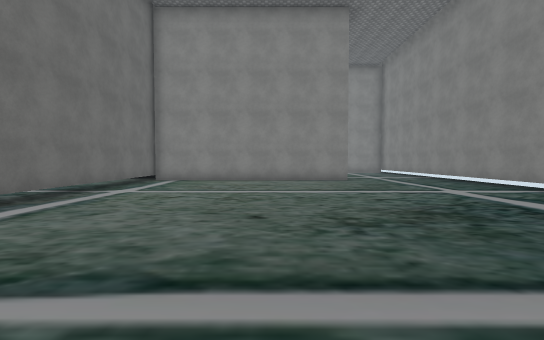
View 1 (above)

17 first-person views from a walk through a scene from a Unity 3-D project. The camera is 1.5 m above the floor, tilts 2° down and sees 90° across. The floor is counted in squares, 2 m on a side. Each view is taken from the middle of a square. On the plan, view 1 faces up. The plan holds only what a view shows up to about 10 squares ahead; the rest is blank. The place goes on beyond the plan. The player is left out. Some surface patterns are stand-ins.

View 2
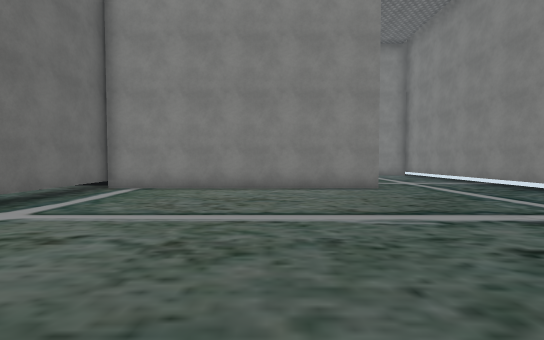

View 3
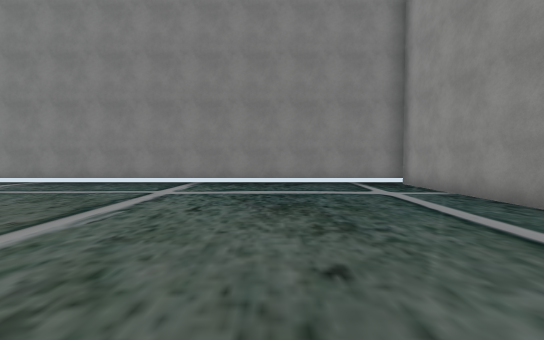

View 4
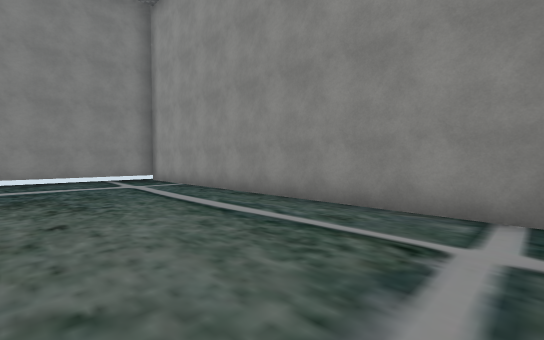

View 5
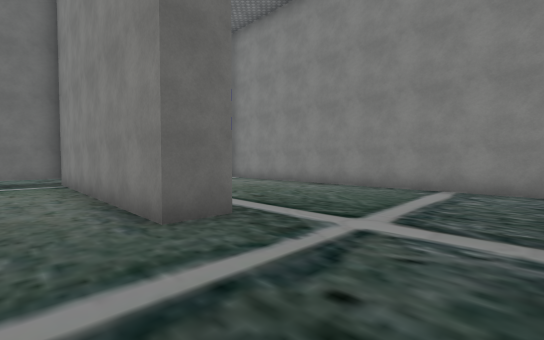

View 6
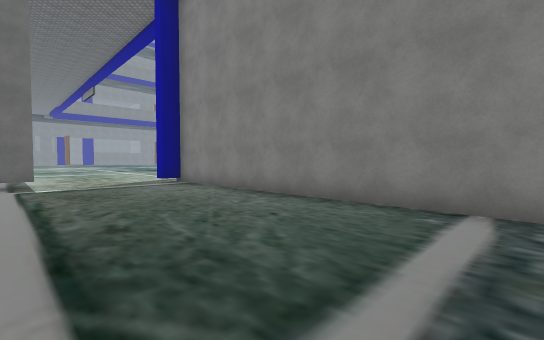

View 7
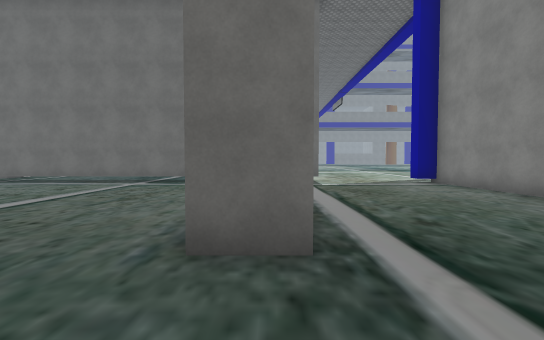

View 8
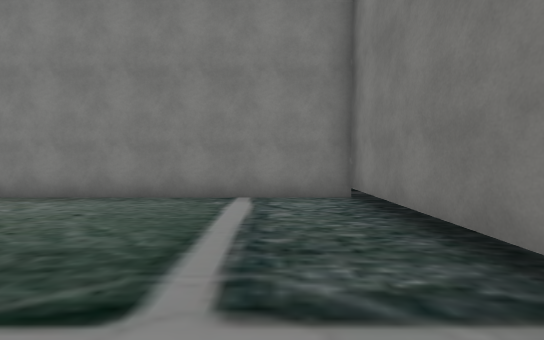

View 9
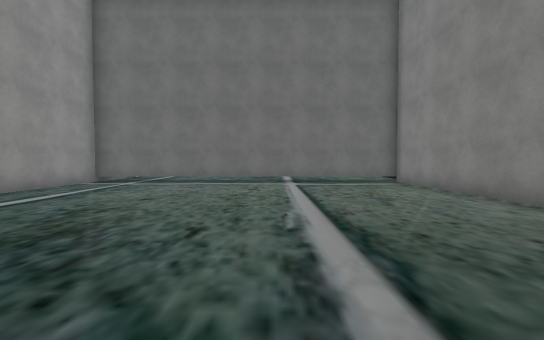

View 10
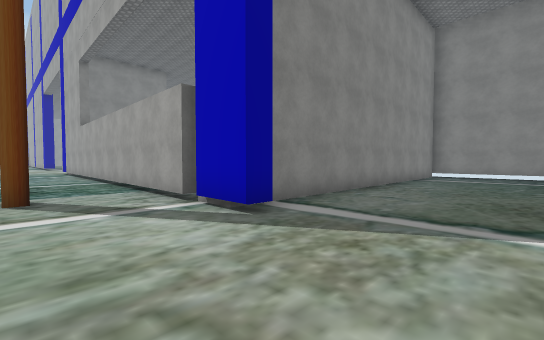

View 11
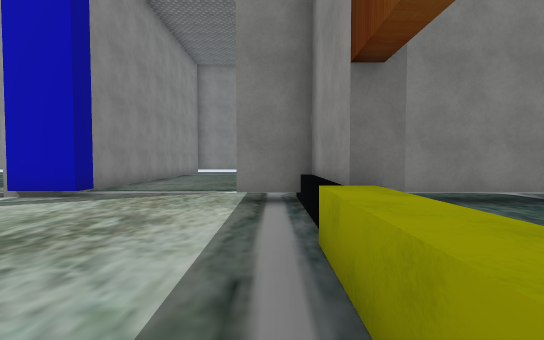

View 12
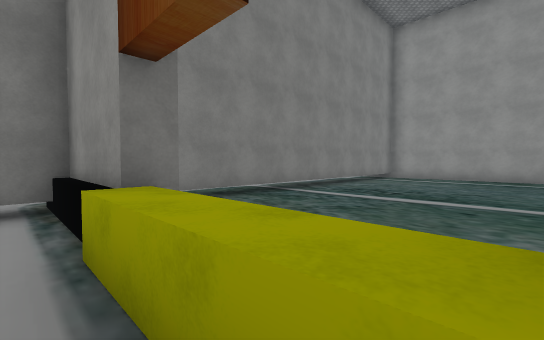

View 13
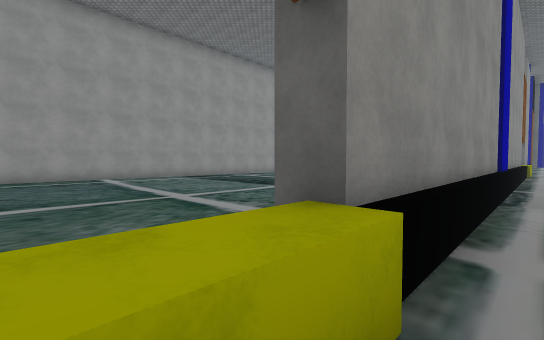

View 14
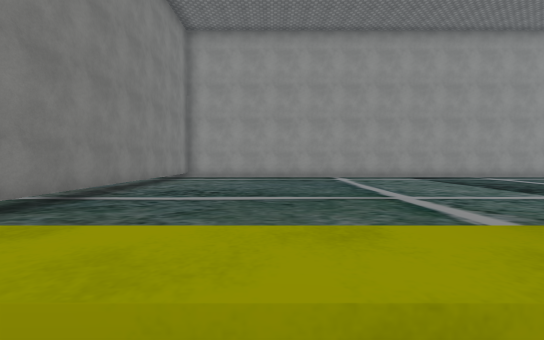

View 15
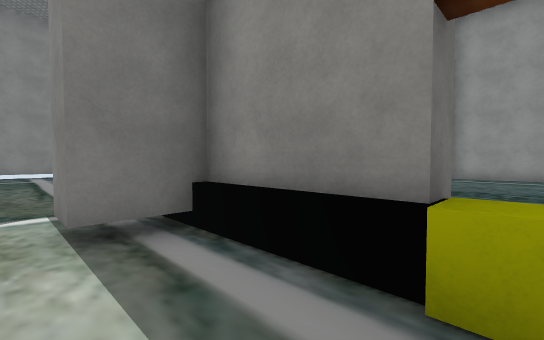

View 16
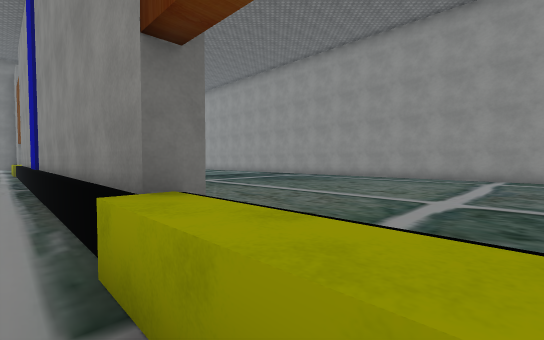

View 17
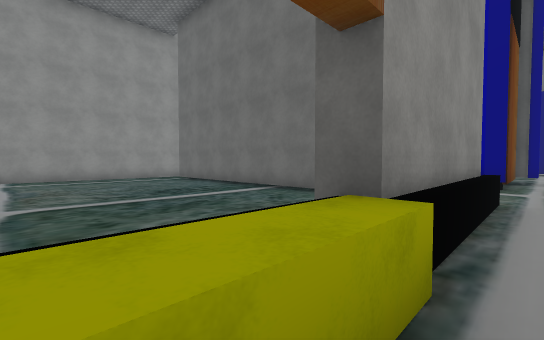

### Floor plan
Key: @ floor where view 1 was taken; # wall or solid block; . floor; ^ raised ledge; T thing the floor can be seen under or through.
Columns run from 33 left of view 1 to 7 right of it. Each row starts with its distance up from view 1.
 25                            ..#
 24                            ..#
 23                            ..#
 22                            ..#
 21                           ...#
 20                           ...#
 19                           #..#
 18                           ...#
 17                           ...############
 16                           ...#..........#
 15                           ..............#
 14                          ...............#
 13                         ................#
 12 ............................#...........#
 11 ..####^^###############^^^##########....#
 10                           ..T...........#
  9    .........         .......T...........#
  8   #...........      ........T...........#
  7   #............    .........T...........#
  6   #............   ..........T...........#
  5   #...........   ...........T...........#
  4   #..........   ............T...........#
  3   #.........   .............#...........#
  2    ........    .............#...........#
  1     ......           .......#...........#
  0      ####             #######....@......#
 -1                             #############

Where each view was taken, in squares from view 1:
view 1: 0 up, 0 right, facing up
view 2: 3 up, 0 right, facing up
view 3: 4 up, 2 left, facing right
view 4: 4 up, 4 left, facing down-right
view 5: 9 up, 6 right, facing up-left
view 6: 12 up, 5 right, facing up-left
view 7: 11 up, 5 right, facing left
view 8: 11 up, 5 right, facing up
view 9: 6 up, 5 right, facing left
view 10: 13 up, 7 left, facing up-right
view 11: 12 up, 10 left, facing right
view 12: 12 up, 10 left, facing down-right
view 13: 12 up, 9 left, facing down-left
view 14: 12 up, 9 left, facing down
view 15: 13 up, 8 left, facing down-right
view 16: 12 up, 27 left, facing down-right
view 17: 12 up, 26 left, facing down-left
